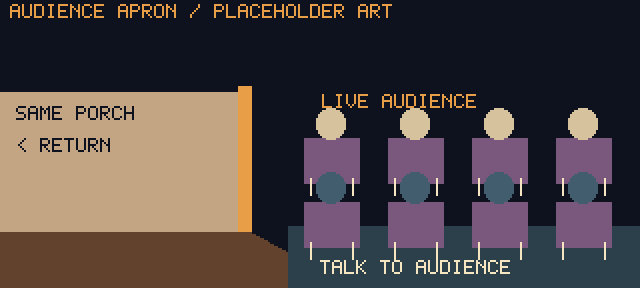
#> input picture campaign-presentation/authoring/opening/input-references/audience102-layout-guide.png, 640 x 288 px
$ python -i export_opening.py   (imports and definitions only)
#> lines starting #> are read from the running program, lines starting #| are printed output that depends on the picture
#!/usr/bin/env python3
"""Deterministic opening exporter. All anatomy/anchors require reviewed config.

No production source is modified. Inputs are eight RGBA 4x2 master sheets.
Output cels use one affine scale per character and exact original font0 bits.
This tool proves structural/pixel closure, never animation/native acceptance.
"""
from __future__ import annotations
import argparse
import hashlib
import json
import math
from pathlib import Path
import platform
import sys

import numpy as np
import PIL
from PIL import Image, ImageDraw

from extract_references import read_font, read_palette, PINNED_PALETTE
from inspect_view import decode_view
from view_writer import Cel, encode_view

HERE = Path(__file__).resolve().parent
ROOT = HERE.parents[1]
REF = HERE.parent / 'references'
CAST = [
    ('jackie','Jackie Tree',245,214,300),
    ('bunny','Bunny Easter',246,219,101),
    ('frankie','Frankie Maplewood',247,218,101),
    ('stringer','Mr. Stringer',248,222,302),
    ('milo','Milo Pennant',249,221,304),
    ('vivian','Vivian Voss',250,236,100),
    ('rita','Rita Stringer',251,223,302),
    ('felix','Felix Bunt',252,225,303),
]
CAST_BY_SLUG = {row[0]:row for row in CAST}
ACCENTS = {'jackie':(81,127,118),'bunny':(204,101,83),'frankie':(178,138,43),'stringer':(145,78,45),'milo':(207,120,43),'vivian':(95,54,94),'rita':(44,139,136),'felix':(169,121,48)}
STARTS = [0,24,48,60,72,84,96,108]

def sha(data): return hashlib.sha256(data).hexdigest()
def file_sha(path): return sha(Path(path).read_bytes())
def dump(path,data):
    path.parent.mkdir(parents=True,exist_ok=True)
    path.write_text(json.dumps(data,indent=2,sort_keys=True)+'\n')
def required(condition,message):
    if not condition: raise ValueError(message)
def round_pixel(value): return math.floor(value+0.5)

class Art:
    # [13 lines left out: function __init__, not called in this run]

    def near(self,rgb):
        return min(range(218),key=lambda i:sum((rgb[k]-self.colors[i][k])**2 for k in range(3)))

    def blank(self,size,color=255):
        im=Image.new('P',size,color); im.putpalette(self.flat); im.info['transparency']=255
        return im

    # [77 lines left out: functions index, lettering, motif, name, title, not called in this run]

def source_cells(master,spec):
    if 'source_rects' in spec:
        rects=spec['source_rects']; required(len(rects)==8,'Exactly eight source_rects required')
    else:
        w,h=master.size; required(w%4==0 and h%2==0,'4x2 master dimensions must divide exactly; supply explicit source_rects otherwise')
        rects=[[(i%4)*w//4,(i//4)*h//2,(i%4+1)*w//4,(i//4+1)*h//2] for i in range(8)]
    for i,rect in enumerate(rects):
        required(len(rect)==4 and all(isinstance(v,int) for v in rect),f'Cel{i}: integer source rectangle required')
        l,t,r,b=rect; required(0<=l<r<=master.width and 0<=t<b<=master.height,f'Cel{i}: invalid source rectangle')
    return rects

# [35 lines left out: functions registered_poses, budget, not called in this run]

def geometry_entry(loop,images,draw,purpose):
    return {'loop':loop,'cels':len(images),'size':list(images[0].size),'draw':list(draw),'purpose':purpose}

# [138 lines left out: functions generation_lineage, separate_stable_prop, export_one, render_previews, not called in this run]

def inspect_master(path):
    im=Image.open(path).convert('RGBA');rects=source_cells(im,{})
#> after `rects = source_cells(im, {})`: rects = [[0, 0, 160, 144], [160, 0, 320, 144], [320, 0, 480, 144], [480, 0, 640, 144], [0, 144, 160, 288], [160, 144, 320, 288], [320, 144, 480, 288], [480, 144, 640, 288]]
    rows=[]
    for i,rect in enumerate(rects):
        cell=im.crop(rect);a=cell.getchannel('A').point(lambda v:255 if v>=128 else 0);box=a.getbbox()
        rows.append({'cel':i,'cell_rect':rect,'alpha_bbox':box,'unreviewed_foot_guess':None if box is None else [(box[0]+box[2]-1)/2,box[3]-1],'opaque_extent_height':None if box is None else box[3]-box[1]})
#> this loop made 8 passes
#> pass 1, in inspect_master, `cell = im.crop(rect)`:
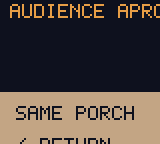
#> cell: PIL image 160x144 RGBA; mean R, G, B, A 80.3, 70, 64.7, 255
#> pass 2, in inspect_master, `cell = im.crop(rect)`:
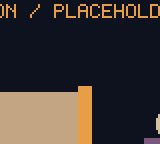
#> cell: PIL image 160x144 RGBA; mean R, G, B, A 60.8, 52.9, 51.3, 255
#> pass 3, in inspect_master, `cell = im.crop(rect)`:
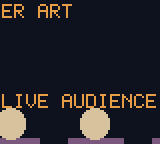
#> cell: PIL image 160x144 RGBA; mean R, G, B, A 39.5, 36.6, 42.4, 255
#> after the loop, rows = 8 items
    return {'master':str(path),'sha256':file_sha(path),'size':list(im.size),'warning':'Bounds include props. Measure upright human anatomy and actual shoe anchors; these are only inspection aids, never accepted registration.','cells':rows}

# [21 lines left out: function main, not called in this run]

# [3 lines not run here, left out]

>>> result = inspect_master('../input-references/audience102-layout-guide.png')
#> result = 5 items
